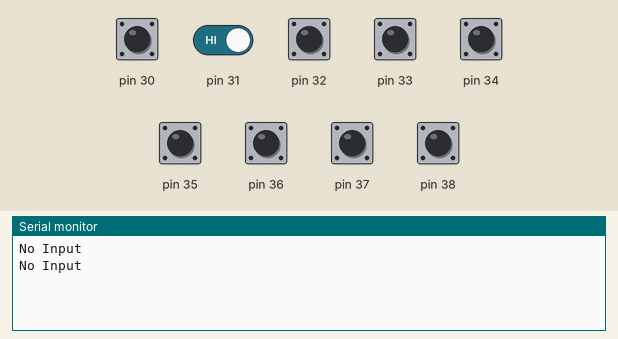
This sketch was run on a simulated Arduino Mega 2560, built with avr-gcc and run on an emulated ATmega2560. On the bench: the last lines printed to the serial monitor. Inputs (shaded band) come from the test bench; at power-on: pin 30–38 HIGH.

Above: at 2.8 s.
2.9 s: pin 30 pulled LOW for 1.2 s
At 4.9 s:
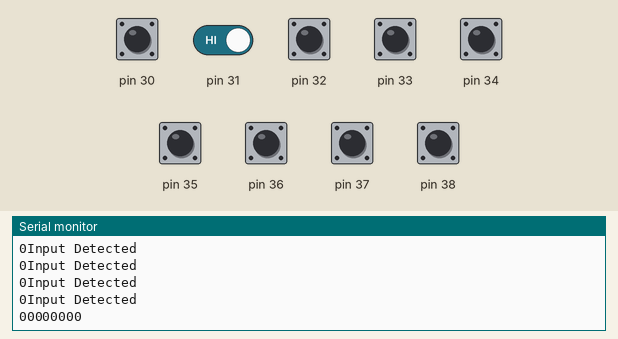
5.6 s: pin 30 driven LOW and pin 31 driven LOW
At 6.7 s:
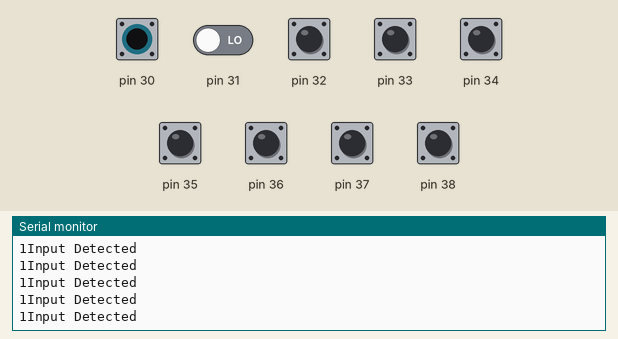
9.7 s: pin 30 driven HIGH
At 11.1 s:
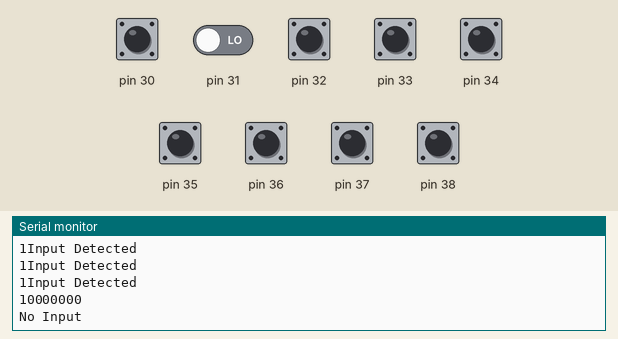
11.2 s: pin 30 driven LOW
At 11.9 s:
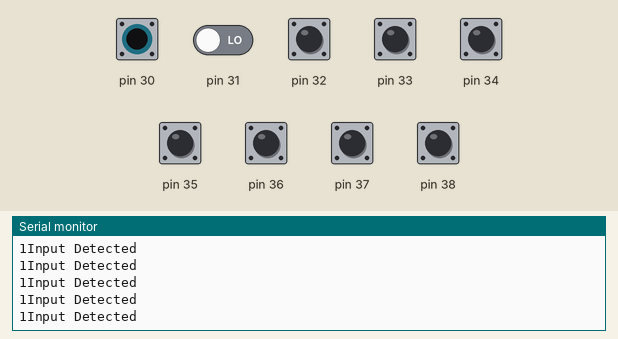
15.3 s: pin 31 driven HIGH
At 16.0 s:
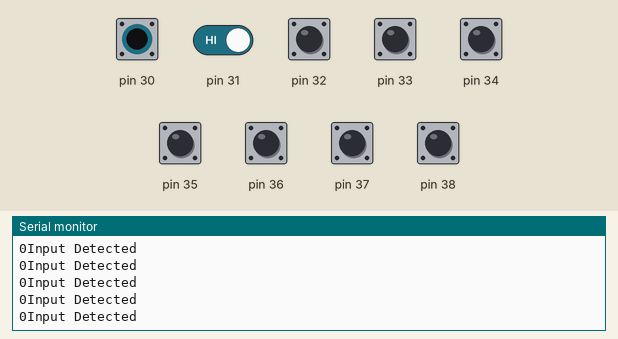

Measured:
- after the input at 2.9 s, the serial monitor: prints a new line after 0.11 s (image 1)
- after the input at 5.6 s, the serial monitor: prints a new line after 0.53 s (image 2)
- after the input at 9.7 s, the serial monitor: prints a new line after 0.07 s (image 3)
- after the input at 15.3 s, the serial monitor: prints a new line after 0.08 s (image 5)

The sketch:

Input_Testing.ino
```cpp
void setup() {
  // put your setup code here, to run once:
  pinMode(30, INPUT_PULLUP);
  pinMode(31, INPUT_PULLUP);
  pinMode(32, INPUT_PULLUP);
  pinMode(33, INPUT_PULLUP);
  pinMode(34, INPUT_PULLUP);
  pinMode(35, INPUT_PULLUP);
  pinMode(36, INPUT_PULLUP);
  pinMode(37, INPUT_PULLUP);
  pinMode(38, INPUT_PULLUP);
  Serial.begin(9600);
}

int readInput(int pin) {
  if (digitalRead(pin) == HIGH) {
    return 0;
  } else {
    return 1;
  }
}

int checker = 30;
int button[8];
void loop() {
  // put your main code here, to run repeatedly:
  while (digitalRead(30) == HIGH) {
    delay(1000);
    Serial.print("No Input \n");
  }
  while (digitalRead(30) == LOW) {
    button[0] = readInput(31);
    Serial.print(button[0]);
    button[1] = readInput(32);
    button[2] = readInput(33);
    button[3] = readInput(34);
    button[4] = readInput(35);
    button[5] = readInput(36);
    button[6] = readInput(37);
    button[7] = readInput(38);
    Serial.print("Input Detected \n");
  }
  for (int i = 0; i < 8; i++) {
    Serial.print(button[i]);
  }
  Serial.print("\n");
}
```
